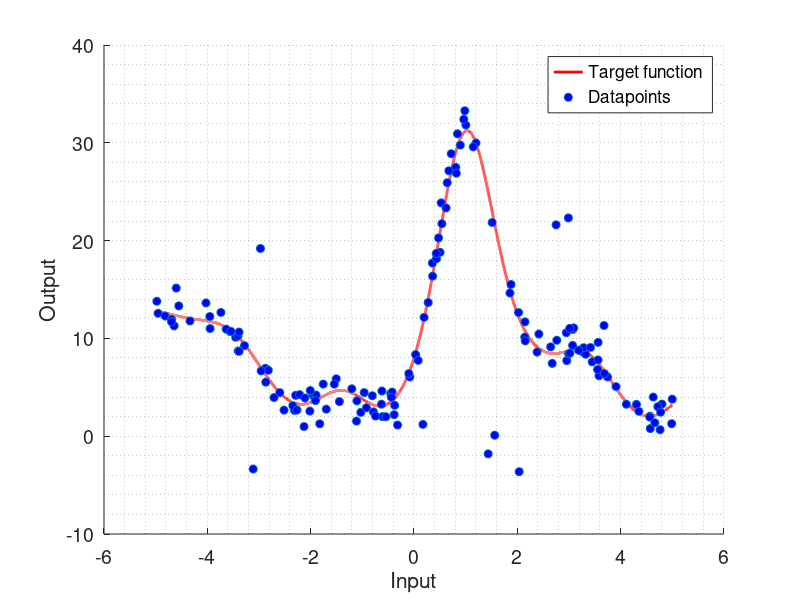
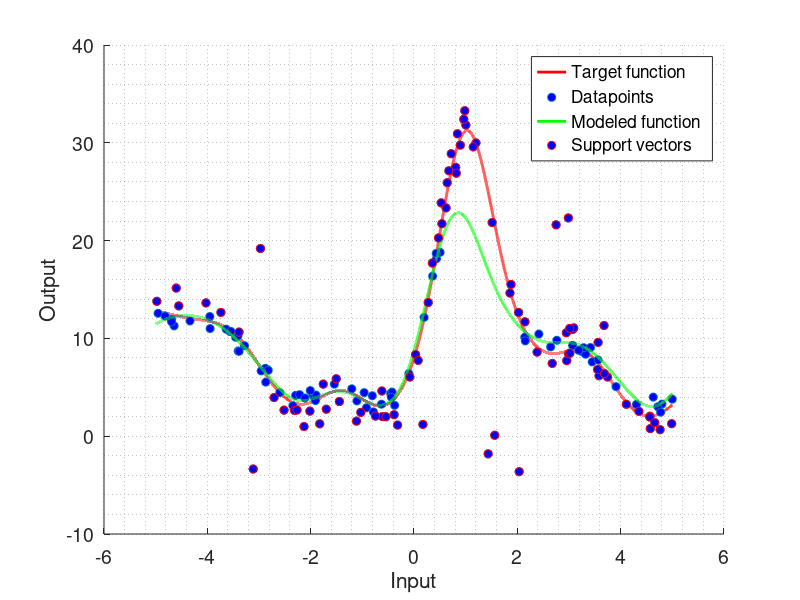

The MATLAB script that drew these images, in order: (Note: this script raises an error after producing the figures.)
clc;
clear;
close all;

%% Constants definition
N          = 150;                %Number of datapoints 
var        = 1;                  %Gaussian noise variance
pOutliers  = 0.1;                %Proportion of outliers


%% Generating real function

% X interval
x = -5:0.0001:5;

% Output values
y = 5*sin(x)+(2+sinc(x-1)).^3;

%% Selecting N random datapoints (Uniform)
r = randi([1 length(x)],1,N);
xDataset = x(r)';
yDataset = y(r)';
yRefDataset = yDataset; 

%% Adding noise to outputs

% Gaussian noise
std = sqrt(var);
yDataset = yDataset + std*randn(N,1);

%% Adding outliers
uOutliersIntensity = (max(y) - min(y))+ 0.2*(max(y) - min(y));
rOutliers    = randi([1 length(xDataset)],N*pOutliers,1);
yDataset(rOutliers) = uOutliersIntensity*(rand(N*pOutliers,1)-0.5) + median(y);

%% Plotting generated dataset
figure
hold on;
grid minor;
set(gca, 'FontSize', 14);
plot(x,y, 'r', 'LineWidth', 2);
plot(xDataset, yDataset, 'o', 'MarkerFaceColor', 'b');
xlabel('Input')
ylabel('Output')
legend('Target function', 'Datapoints');

%% Storing in struct and saving
field1 = 'function';
value1 = '5*sin(x)+(2+sinc(x-1)).^3';

field2 = 'numPoints';
value2 = N;

field3 = 'inputs';
value3 = xDataset;

field4 = 'outputs';
value4 = yDataset;

field5 = 'referenceOutputs';
value5 = yRefDataset;

Dataset_1 = struct(field1,value1,field2,value2,field3,value3,...
                    field4,value4,field5, value5);

save('Dataset_1', 'Dataset_1');


%% test svr
addpath(genpath('libsvm'));

% Train model (type svmtrain in command window to see parameters signification)
model = svmtrain(yDataset, xDataset, '-s 4 -t 2 -n 0.5 -g 2');
% Compute prediction
[predicted_label, accuracy, decision_values] = svmpredict(x',x',model);

figure
hold on;
grid minor;
set(gca, 'FontSize', 14);
plot(x,y, 'r', 'LineWidth', 2);
plot(xDataset, yDataset, 'o', 'MarkerFaceColor', 'b');
xlabel('Input')
ylabel('Output')
% Plot prediction
plot(x, predicted_label, 'g', 'LineWidth',2);
%Plot support vectors
plot(xDataset(model.sv_indices), yDataset(model.sv_indices),'o',...
    'MarkerEdgeColor', 'r', 'MarkerFaceColor', 'b');
legend('Target function', 'Datapoints', 'Modeled function', 'Support vectors');


%% test rvr
addpath(genpath('sparseBayes'));

% Basis functions generation (gaussian kernel)
C = xDataset;
basisWidth = 0.7;
BASIS = exp(-distSquared(xDataset,C)/(basisWidth^2));

% Model train
[PARAMETER, HYPERPARAMETER, DIAGNOSTIC] = SparseBayes('gaussian', BASIS, yDataset);

% Compute infered regression function
w_infer						= zeros(N,1);
w_infer(PARAMETER.Relevant)	= PARAMETER.Value;

% TODO optimize
model = zeros(size(x));
for i=1:size(x,2)
    for j=1:size(PARAMETER.Relevant,1)
        model(i) = model(i) + w_infer(PARAMETER.Relevant(j))*exp(-distSquared(x(i),xDataset(PARAMETER.Relevant(j)))/(basisWidth^2));
    end
end

figure
hold on;
grid minor;
set(gca, 'FontSize', 14);
plot(x,y, 'r', 'LineWidth', 2);
plot(xDataset, yDataset, 'o', 'MarkerFaceColor', 'b');
xlabel('Input')
ylabel('Output')
plot(x, model, 'g', 'LineWidth',2);
plot(xDataset(PARAMETER.Relevant), yDataset(PARAMETER.Relevant),'o',...
    'MarkerEdgeColor', 'r', 'MarkerFaceColor', 'b');
legend('Target function', 'Datapoints', 'Modeled function', 'Relevant vectors');


%% end